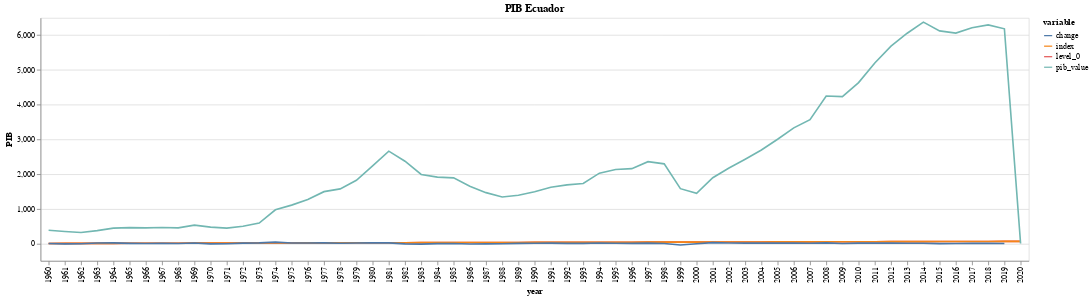

Here is the notebook cell this chart was saved with:
### Code cell
alt.Chart(df.melt('year')).mark_line().encode(
x='year',
y=alt.Y('value',title='PIB'),
color='variable'
).properties(title='PIB Ecuador')

### Figure 1 — Vega-Lite specification as saved in the notebook (floating-point values rounded to 4 significant figures; data arrays with more than 128 entries replaced by an {"elided": "..."} marker saying what was removed)
{"config": {"view": {"continuousWidth": 400, "continuousHeight": 300}}, "data": {"name": "data-b35493105c44b8a560bbad64c6ea2f6f"}, "mark": "line", "encoding": {"color": {"type": "nominal", "field": "variable"}, "x": {"type": "nominal", "field": "year"}, "y": {"type": "quantitative", "field": "value", "title": "PIB"}}, "title": "PIB Ecuador", "$schema": "https://vega.github.io/schema/vega-lite/v4.8.1.json", "datasets": {"data-b35493105c44b8a560bbad64c6ea2f6f": {"elided": "244 records"}}}
